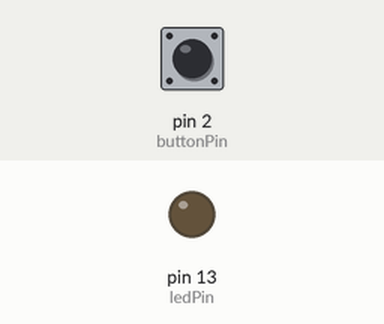
Recording of a sketch running on a simulated Arduino Uno, built with avr-gcc and run on an emulated ATmega328P. Parts: output pins drawn as LEDs (lit = HIGH). Dashed ring = blinking. The test bench sets the inputs (shaded band); at power-on: pin 2 (buttonPin) HIGH.

Above: at 1.2 s.
1.3 s: pin 2 (buttonPin) pulled LOW for 1 s
At 2.35 s:
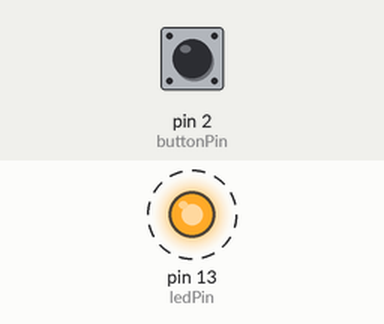
4.3 s: pin 2 (buttonPin) pulled LOW for 3.2 s
At 9.0 s:
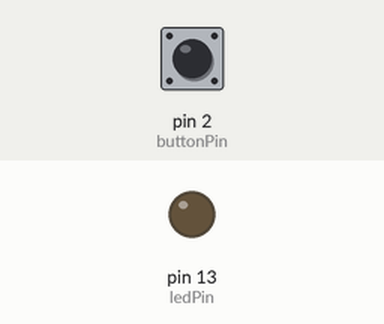
Timing chart, 0 to 10.5 s (numbered marks = the images above; inputs shaded):
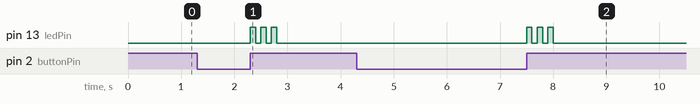

The sketch:

button_awakens_v3.ino
```cpp
const int buttonPin = 2;
const int ledPin = 13;

unsigned long pressStartTime = 0;
bool isPressing = false;

void setup() {
  pinMode(buttonPin, INPUT_PULLUP);
  pinMode(ledPin, OUTPUT);
}

void loop() {

  int buttonState = digitalRead(buttonPin);

  // if button is just now being pressed
  if (buttonState == LOW && !isPressing) {

    pressStartTime = millis();
    isPressing = true;
  }
  // if button was pressed and now released
  else if (buttonState == HIGH && isPressing) {
    unsigned long pressDuration = millis() - pressStartTime;

    if (pressDuration < 500) {
      // short press = LED ON
      digitalWrite(ledPin, HIGH);
      delay(1000);
      digitalWrite(ledPin, LOW);
    } else {
      // long press = blink LED
      for (int i = 0; i < 3; i++) {
        digitalWrite(ledPin, HIGH);
        delay(100);
        digitalWrite(ledPin, LOW);
        delay(100);
      }
    }

    // reset press state
    isPressing = false;
  }
}
```

Measured:
- after the input at 1.3 s, pin 13 (ledPin): alternates HIGH for 0.10 s and LOW for 0.10 s, 6 changes in all, then stays LOW, starting after 1.0 s
- after the input at 4.3 s, pin 13 (ledPin): alternates HIGH for 0.10 s and LOW for 0.10 s, 6 changes in all, then stays LOW, starting after 3.2 s
